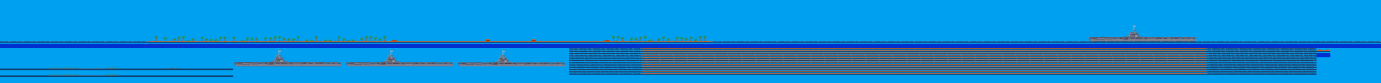
#> input picture game/source_assets/level_a.png, 9664 x 576 px (shown at 1/7 size)
$ python -i make_font.py   (imports and definitions only)
#> lines starting #> are read from the running program, lines starting #| are printed output that depends on the picture
"""Help-screen font sheet for the STE prototype: ASCII 32..95 (64 glyphs) in 16x10 cells (IMSPR), white with a dark
outline (palette index 0 is the sprite key, so the outline uses the darkest other colour of the level palette).
Usage: make_font.py <level png (palette)> <out png>"""
import sys
from PIL import Image, ImageDraw, ImageFont

CW, CH, COLS = 16, 10, 8

def main(level, out):
#> called with level = '../game/source_assets/level_a.png', out = 'out.png'
    pal = Image.open(level).getpalette()[:48]
#> pal = 48 values, max 240 at index 5, min 0 at index 0, mean 112.3
    cols = [tuple(pal[i * 3:i * 3 + 3]) for i in range(16)]
#> cols = [(0, 0, 0), (0, 160, 240), (240, 224, 96), (224, 96, 32), (48, 144, 48), (144, 64, 16), (128, 128, 144), (16, 64, 112), (192, 192, 208), (0, 48, 208), (64, 112, 160), (160, 160, 176), (96, 96, 112), (64, 64, 80), (240, 240, 240), (0, 32, 80)]
    white = max(range(1, 16), key=lambda i: sum(cols[i]))
#> white = 14
    dark = min(range(1, 16), key=lambda i: sum(cols[i]))
#> dark = 15
    font = ImageFont.load_default_imagefont() if hasattr(ImageFont, 'load_default_imagefont') else ImageFont.load_default()
    img = Image.new('P', (CW * COLS, CH * 8), 0)
#> img: PIL image 128x80 P; every value is 0
    img.putpalette(pal + [0] * (768 - 48))
    for n in range(64):
        ch = chr(32 + n)
        g = Image.new('L', (CW, CH + 4), 0)
        ImageDraw.Draw(g).text((1, 0), ch, fill=255, font=font)
        gp = g.point(lambda v: 255 if v > 100 else 0).load()
        ox, oy = (n % COLS) * CW, (n // COLS) * CH
        on = {(x, y) for y in range(CH) for x in range(8) if gp[x, y + 1]}
        for (x, y) in on:                      # outline first, then the glyph
            for dx in (-1, 0, 1):
                for dy in (-1, 0, 1):
                    xx, yy = x + dx, y + dy
                    if 0 <= xx < 9 and 0 <= yy < CH and (xx, yy) not in on:
                        img.putpixel((ox + xx, oy + yy), dark)
        for (x, y) in on:
            img.putpixel((ox + x, oy + y), white)
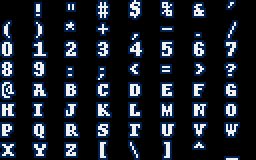
#> img: PIL image 128x80 P (shown 2 times larger); mean R, G, B 25.4, 31.2, 40
    img.save(out)
    print('font sheet', img.size, 'white', white, 'dark', dark)
#| font sheet (128, 80) white 14 dark 15

# [2 lines not run here, left out]

>>> result = main('../game/source_assets/level_a.png', 'out.png')
